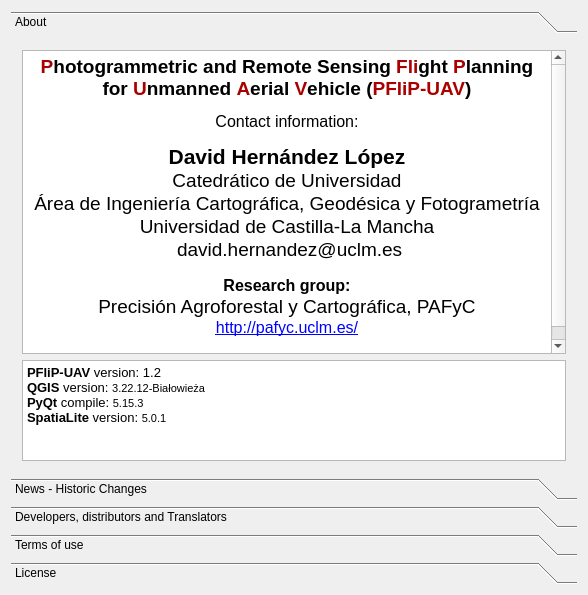
<?xml version="1.0" encoding="UTF-8"?>
<ui version="4.0">
 <class>about</class>
 <widget class="QDialog" name="about">
  <property name="geometry">
   <rect>
    <x>0</x>
    <y>0</y>
    <width>588</width>
    <height>595</height>
   </rect>
  </property>
  <property name="windowTitle">
   <string>About PFliP-UAV</string>
  </property>
  <property name="windowIcon">
   <iconset resource="../resources.qrc">
    <normaloff>:/plugins/pflip_uav_pafyc/icon.png</normaloff>:/plugins/pflip_uav_pafyc/icon.png</iconset>
  </property>
  <layout class="QGridLayout" name="gridLayout_9">
   <item row="0" column="0">
    <widget class="QToolBox" name="toolBox">
     <property name="currentIndex">
      <number>0</number>
     </property>
     <widget class="QWidget" name="page">
      <property name="geometry">
       <rect>
        <x>0</x>
        <y>0</y>
        <width>570</width>
        <height>437</height>
       </rect>
      </property>
      <attribute name="label">
       <string>About</string>
      </attribute>
      <layout class="QGridLayout" name="gridLayout_2">
       <item row="0" column="0">
        <layout class="QVBoxLayout" name="verticalLayout_2" stretch="3,1">
         <item>
          <widget class="QTextBrowser" name="textBrowser_description">
           <property name="html">
            <string>&lt;!DOCTYPE HTML PUBLIC &quot;-//W3C//DTD HTML 4.0//EN&quot; &quot;http://www.w3.org/TR/REC-html40/strict.dtd&quot;&gt;
&lt;html&gt;&lt;head&gt;&lt;meta name=&quot;qrichtext&quot; content=&quot;1&quot; /&gt;&lt;style type=&quot;text/css&quot;&gt;
p, li { white-space: pre-wrap; }
&lt;/style&gt;&lt;/head&gt;&lt;body style=&quot; font-family:'MS Shell Dlg 2'; font-size:8.15094pt; font-weight:400; font-style:normal;&quot;&gt;
&lt;p align=&quot;center&quot; style=&quot; margin-top:0px; margin-bottom:0px; margin-left:0px; margin-right:0px; -qt-block-indent:0; text-indent:0px;&quot;&gt;&lt;span style=&quot; font-family:'Calibri'; font-size:14pt; font-weight:600; color:#aa0000;&quot;&gt;P&lt;/span&gt;&lt;span style=&quot; font-family:'Calibri'; font-size:14pt; font-weight:600; color:#000000;&quot;&gt;hotogrammetric and Remote Sensing &lt;/span&gt;&lt;span style=&quot; font-family:'Calibri'; font-size:14pt; font-weight:600; color:#aa0000;&quot;&gt;Fli&lt;/span&gt;&lt;span style=&quot; font-family:'Calibri'; font-size:14pt; font-weight:600; color:#000000;&quot;&gt;ght &lt;/span&gt;&lt;span style=&quot; font-family:'Calibri'; font-size:14pt; font-weight:600; color:#aa0000;&quot;&gt;P&lt;/span&gt;&lt;span style=&quot; font-family:'Calibri'; font-size:14pt; font-weight:600; color:#000000;&quot;&gt;lanning for &lt;/span&gt;&lt;span style=&quot; font-family:'Calibri'; font-size:14pt; font-weight:600; color:#aa0000;&quot;&gt;U&lt;/span&gt;&lt;span style=&quot; font-family:'Calibri'; font-size:14pt; font-weight:600; color:#000000;&quot;&gt;nmanned &lt;/span&gt;&lt;span style=&quot; font-family:'Calibri'; font-size:14pt; font-weight:600; color:#aa0000;&quot;&gt;A&lt;/span&gt;&lt;span style=&quot; font-family:'Calibri'; font-size:14pt; font-weight:600; color:#000000;&quot;&gt;erial &lt;/span&gt;&lt;span style=&quot; font-family:'Calibri'; font-size:14pt; font-weight:600; color:#aa0000;&quot;&gt;V&lt;/span&gt;&lt;span style=&quot; font-family:'Calibri'; font-size:14pt; font-weight:600; color:#000000;&quot;&gt;ehicle (&lt;/span&gt;&lt;span style=&quot; font-family:'Calibri'; font-size:14pt; font-weight:600; color:#aa0000;&quot;&gt;PFliP-UAV&lt;/span&gt;&lt;span style=&quot; font-family:'Calibri'; font-size:14pt; font-weight:600; color:#000000;&quot;&gt;)&lt;/span&gt;&lt;span style=&quot; font-family:'Calibri'; font-size:12pt; font-weight:600; color:#000000;&quot;&gt;&lt;br /&gt;&lt;/span&gt;&lt;/p&gt;
&lt;p align=&quot;center&quot; style=&quot; margin-top:0px; margin-bottom:0px; margin-left:0px; margin-right:0px; -qt-block-indent:0; text-indent:0px;&quot;&gt;&lt;span style=&quot; font-size:12pt;&quot;&gt;Contact information:&lt;/span&gt;&lt;/p&gt;
&lt;p align=&quot;center&quot; style=&quot;-qt-paragraph-type:empty; margin-top:0px; margin-bottom:0px; margin-left:0px; margin-right:0px; -qt-block-indent:0; text-indent:0px; font-size:8.15094pt;&quot;&gt;&lt;br /&gt;&lt;/p&gt;
&lt;p align=&quot;center&quot; style=&quot; margin-top:0px; margin-bottom:0px; margin-left:0px; margin-right:0px; -qt-block-indent:0; text-indent:0px;&quot;&gt;&lt;span style=&quot; font-family:'Calibri'; font-size:16pt; font-weight:600; color:#000000;&quot;&gt;David Hernández López&lt;/span&gt;&lt;/p&gt;
&lt;p align=&quot;center&quot; style=&quot; margin-top:0px; margin-bottom:0px; margin-left:0px; margin-right:0px; -qt-block-indent:0; text-indent:0px;&quot;&gt;&lt;span style=&quot; font-family:'Calibri'; font-size:14pt; color:#000000;&quot;&gt;Catedrático de Universidad&lt;/span&gt;&lt;/p&gt;
&lt;p align=&quot;center&quot; style=&quot; margin-top:0px; margin-bottom:0px; margin-left:0px; margin-right:0px; -qt-block-indent:0; text-indent:0px;&quot;&gt;&lt;span style=&quot; font-family:'Calibri'; font-size:14pt; color:#000000;&quot;&gt;Área de Ingeniería Cartográfica, Geodésica y Fotogrametría&lt;/span&gt;&lt;/p&gt;
&lt;p align=&quot;center&quot; style=&quot; margin-top:0px; margin-bottom:0px; margin-left:0px; margin-right:0px; -qt-block-indent:0; text-indent:0px;&quot;&gt;&lt;span style=&quot; font-family:'Calibri'; font-size:14pt; color:#000000;&quot;&gt;Universidad de Castilla-La Mancha&lt;/span&gt;&lt;/p&gt;
&lt;p align=&quot;center&quot; style=&quot; margin-top:0px; margin-bottom:0px; margin-left:0px; margin-right:0px; -qt-block-indent:0; text-indent:0px;&quot;&gt;&lt;span style=&quot; font-family:'Calibri'; font-size:14pt; color:#000000;&quot;&gt; david.hernandez@uclm.es&lt;/span&gt;&lt;/p&gt;
&lt;p align=&quot;center&quot; style=&quot;-qt-paragraph-type:empty; margin-top:0px; margin-bottom:0px; margin-left:0px; margin-right:0px; -qt-block-indent:0; text-indent:0px; font-family:'Calibri'; font-size:10pt; color:#000000;&quot;&gt;&lt;br /&gt;&lt;/p&gt;
&lt;p align=&quot;center&quot; style=&quot; margin-top:0px; margin-bottom:0px; margin-left:0px; margin-right:0px; -qt-block-indent:0; text-indent:0px;&quot;&gt;&lt;span style=&quot; font-family:'Calibri'; font-size:12pt; font-weight:600; color:#000000;&quot;&gt;Research group:&lt;/span&gt;&lt;/p&gt;
&lt;p align=&quot;center&quot; style=&quot; margin-top:0px; margin-bottom:0px; margin-left:0px; margin-right:0px; -qt-block-indent:0; text-indent:0px;&quot;&gt;&lt;span style=&quot; font-family:'Calibri'; font-size:14pt; color:#000000;&quot;&gt;Precisión Agroforestal y Cartográfica, PAFyC&lt;/span&gt;&lt;/p&gt;
&lt;p align=&quot;center&quot; style=&quot; margin-top:0px; margin-bottom:0px; margin-left:0px; margin-right:0px; -qt-block-indent:0; text-indent:0px;&quot;&gt;&lt;a href=&quot;http://pafyc.uclm.es/&quot;&gt;&lt;span style=&quot; font-size:12pt; text-decoration: underline; color:#0000ff;&quot;&gt;http://pafyc.uclm.es/&lt;/span&gt;&lt;/a&gt;&lt;/p&gt;
&lt;p align=&quot;center&quot; style=&quot;-qt-paragraph-type:empty; margin-top:0px; margin-bottom:0px; margin-left:0px; margin-right:0px; -qt-block-indent:0; text-indent:0px; font-size:8pt; text-decoration: underline; color:#0000ff;&quot;&gt;&lt;br /&gt;&lt;/p&gt;
&lt;p align=&quot;center&quot; style=&quot; margin-top:0px; margin-bottom:0px; margin-left:0px; margin-right:0px; -qt-block-indent:0; text-indent:0px;&quot;&gt;&lt;span style=&quot; font-size:8pt;&quot;&gt;      &lt;/span&gt;&lt;img src=&quot;:/plugins/pflip_uav_pafyc/icons/logo_pafyc.png&quot; /&gt;&lt;span style=&quot; font-size:8pt;&quot;&gt;                                                 &lt;/span&gt;&lt;img src=&quot;:/plugins/pflip_uav_pafyc/icons/logo-uclm.png&quot; /&gt;&lt;/p&gt;&lt;/body&gt;&lt;/html&gt;</string>
           </property>
          </widget>
         </item>
         <item>
          <widget class="QTextBrowser" name="textBrowser_versions">
           <property name="html">
            <string>&lt;!DOCTYPE HTML PUBLIC &quot;-//W3C//DTD HTML 4.0//EN&quot; &quot;http://www.w3.org/TR/REC-html40/strict.dtd&quot;&gt;
&lt;html&gt;&lt;head&gt;&lt;meta name=&quot;qrichtext&quot; content=&quot;1&quot; /&gt;&lt;style type=&quot;text/css&quot;&gt;
p, li { white-space: pre-wrap; }
&lt;/style&gt;&lt;/head&gt;&lt;body style=&quot; font-family:'MS Shell Dlg 2'; font-size:8.15094pt; font-weight:400; font-style:normal;&quot;&gt;
&lt;p style=&quot; margin-top:0px; margin-bottom:0px; margin-left:0px; margin-right:0px; -qt-block-indent:0; text-indent:0px;&quot;&gt;&lt;span style=&quot; font-family:'Calibri'; font-size:10pt; font-weight:600;&quot;&gt;PFliP-UAV &lt;/span&gt;&lt;span style=&quot; font-family:'Calibri'; font-size:10pt;&quot;&gt;version: 1.2&lt;/span&gt;&lt;/p&gt;
&lt;p style=&quot; margin-top:0px; margin-bottom:0px; margin-left:0px; margin-right:0px; -qt-block-indent:0; text-indent:0px;&quot;&gt;&lt;span style=&quot; font-family:'Calibri'; font-size:10pt; font-weight:600; color:#000000;&quot;&gt;QGIS &lt;/span&gt;&lt;span style=&quot; font-family:'Calibri'; font-size:10pt; color:#000000;&quot;&gt;version: &lt;/span&gt;&lt;span style=&quot; font-size:8pt;&quot;&gt;3.22.12-Białowieża&lt;/span&gt;&lt;/p&gt;
&lt;p style=&quot; margin-top:0px; margin-bottom:0px; margin-left:0px; margin-right:0px; -qt-block-indent:0; text-indent:0px;&quot;&gt;&lt;span style=&quot; font-family:'Calibri'; font-size:10pt; font-weight:600;&quot;&gt;PyQt &lt;/span&gt;&lt;span style=&quot; font-family:'Calibri'; font-size:10pt;&quot;&gt;compile: &lt;/span&gt;&lt;span style=&quot; font-size:8pt;&quot;&gt;5.15.3&lt;/span&gt;&lt;/p&gt;
&lt;p style=&quot; margin-top:0px; margin-bottom:0px; margin-left:0px; margin-right:0px; -qt-block-indent:0; text-indent:0px;&quot;&gt;&lt;span style=&quot; font-family:'Calibri'; font-size:10pt; font-weight:600; color:#000000;&quot;&gt;SpatiaLite&lt;/span&gt;&lt;span style=&quot; font-family:'Calibri'; font-size:10pt; color:#000000;&quot;&gt; version: &lt;/span&gt;&lt;span style=&quot; font-size:8pt;&quot;&gt;5.0.1&lt;/span&gt;&lt;/p&gt;&lt;/body&gt;&lt;/html&gt;</string>
           </property>
          </widget>
         </item>
        </layout>
       </item>
      </layout>
     </widget>
     <widget class="QWidget" name="page_2">
      <property name="geometry">
       <rect>
        <x>0</x>
        <y>0</y>
        <width>570</width>
        <height>437</height>
       </rect>
      </property>
      <attribute name="label">
       <string>News - Historic Changes</string>
      </attribute>
      <layout class="QGridLayout" name="gridLayout_3">
       <item row="0" column="0">
        <widget class="QTextBrowser" name="textBrowser_News">
         <property name="toolTip">
          <string notr="true"/>
         </property>
         <property name="html">
          <string>&lt;!DOCTYPE HTML PUBLIC &quot;-//W3C//DTD HTML 4.0//EN&quot; &quot;http://www.w3.org/TR/REC-html40/strict.dtd&quot;&gt;
&lt;html&gt;&lt;head&gt;&lt;meta name=&quot;qrichtext&quot; content=&quot;1&quot; /&gt;&lt;style type=&quot;text/css&quot;&gt;
p, li { white-space: pre-wrap; }
&lt;/style&gt;&lt;/head&gt;&lt;body style=&quot; font-family:'MS Shell Dlg 2'; font-size:8.15094pt; font-weight:400; font-style:normal;&quot;&gt;
&lt;p align=&quot;center&quot; style=&quot; margin-top:0px; margin-bottom:0px; margin-left:0px; margin-right:0px; -qt-block-indent:0; text-indent:0px;&quot;&gt;&lt;span style=&quot; font-family:'Calibri'; font-size:12pt; font-weight:600; color:#aa0000;&quot;&gt;P&lt;/span&gt;&lt;span style=&quot; font-family:'Calibri'; font-size:12pt; font-weight:600; color:#000000;&quot;&gt;hotogrammetric and Remote Sensing &lt;/span&gt;&lt;span style=&quot; font-family:'Calibri'; font-size:12pt; font-weight:600; color:#aa0000;&quot;&gt;Fli&lt;/span&gt;&lt;span style=&quot; font-family:'Calibri'; font-size:12pt; font-weight:600; color:#000000;&quot;&gt;ght &lt;/span&gt;&lt;span style=&quot; font-family:'Calibri'; font-size:12pt; font-weight:600; color:#aa0000;&quot;&gt;P&lt;/span&gt;&lt;span style=&quot; font-family:'Calibri'; font-size:12pt; font-weight:600; color:#000000;&quot;&gt;lanning for &lt;/span&gt;&lt;span style=&quot; font-family:'Calibri'; font-size:12pt; font-weight:600; color:#aa0000;&quot;&gt;U&lt;/span&gt;&lt;span style=&quot; font-family:'Calibri'; font-size:12pt; font-weight:600; color:#000000;&quot;&gt;nmanned &lt;/span&gt;&lt;span style=&quot; font-family:'Calibri'; font-size:12pt; font-weight:600; color:#aa0000;&quot;&gt;A&lt;/span&gt;&lt;span style=&quot; font-family:'Calibri'; font-size:12pt; font-weight:600; color:#000000;&quot;&gt;erial &lt;/span&gt;&lt;span style=&quot; font-family:'Calibri'; font-size:12pt; font-weight:600; color:#aa0000;&quot;&gt;V&lt;/span&gt;&lt;span style=&quot; font-family:'Calibri'; font-size:12pt; font-weight:600; color:#000000;&quot;&gt;ehicle (&lt;/span&gt;&lt;span style=&quot; font-family:'Calibri'; font-size:12pt; font-weight:600; color:#aa0000;&quot;&gt;PFliP-UAV&lt;/span&gt;&lt;span style=&quot; font-family:'Calibri'; font-size:12pt; font-weight:600; color:#000000;&quot;&gt;)&lt;/span&gt;&lt;/p&gt;
&lt;p style=&quot;-qt-paragraph-type:empty; margin-top:0px; margin-bottom:0px; margin-left:0px; margin-right:0px; -qt-block-indent:0; text-indent:0px; font-size:10pt; font-weight:600; color:#ff0000;&quot;&gt;&lt;br /&gt;&lt;/p&gt;
&lt;p style=&quot; margin-top:0px; margin-bottom:0px; margin-left:0px; margin-right:0px; -qt-block-indent:0; text-indent:0px;&quot;&gt;&lt;span style=&quot; font-family:'Consolas'; font-size:9pt; color:#0000ff;&quot;&gt;001 [new]&lt;/span&gt;&lt;span style=&quot; font-family:'Calibri'; font-size:10pt;&quot;&gt;:&lt;/span&gt;&lt;span style=&quot; font-family:'Avenir Next,Open sans'; font-size:10pt; color:#000000;&quot;&gt; Versión inicial&lt;/span&gt;&lt;/p&gt;&lt;/body&gt;&lt;/html&gt;</string>
         </property>
        </widget>
       </item>
      </layout>
     </widget>
     <widget class="QWidget" name="page_4">
      <property name="geometry">
       <rect>
        <x>0</x>
        <y>0</y>
        <width>570</width>
        <height>437</height>
       </rect>
      </property>
      <attribute name="label">
       <string>Developers, distributors and Translators</string>
      </attribute>
      <layout class="QGridLayout" name="gridLayout_8">
       <item row="0" column="0">
        <layout class="QVBoxLayout" name="verticalLayout">
         <item>
          <widget class="QGroupBox" name="groupBox_2">
           <property name="title">
            <string>Developers</string>
           </property>
           <layout class="QGridLayout" name="gridLayout">
            <item row="0" column="0">
             <widget class="QTextBrowser" name="textBrowser_Developers">
              <property name="html">
               <string>&lt;!DOCTYPE HTML PUBLIC &quot;-//W3C//DTD HTML 4.0//EN&quot; &quot;http://www.w3.org/TR/REC-html40/strict.dtd&quot;&gt;
&lt;html&gt;&lt;head&gt;&lt;meta name=&quot;qrichtext&quot; content=&quot;1&quot; /&gt;&lt;style type=&quot;text/css&quot;&gt;
p, li { white-space: pre-wrap; }
&lt;/style&gt;&lt;/head&gt;&lt;body style=&quot; font-family:'MS Shell Dlg 2'; font-size:8.15094pt; font-weight:400; font-style:normal;&quot;&gt;
&lt;p align=&quot;center&quot; style=&quot; margin-top:0px; margin-bottom:0px; margin-left:0px; margin-right:0px; -qt-block-indent:0; text-indent:0px;&quot;&gt;&lt;span style=&quot; font-family:'Calibri'; font-size:16pt; color:#000000;&quot;&gt;David Hernández López&lt;/span&gt;&lt;/p&gt;
&lt;p align=&quot;center&quot; style=&quot; margin-top:0px; margin-bottom:0px; margin-left:0px; margin-right:0px; -qt-block-indent:0; text-indent:0px;&quot;&gt;&lt;span style=&quot; font-family:'Calibri'; font-size:14pt; color:#000000;&quot;&gt;Catedrático de Universidad&lt;/span&gt;&lt;/p&gt;
&lt;p align=&quot;center&quot; style=&quot; margin-top:0px; margin-bottom:0px; margin-left:0px; margin-right:0px; -qt-block-indent:0; text-indent:0px;&quot;&gt;&lt;span style=&quot; font-family:'Calibri'; font-size:14pt; color:#000000;&quot;&gt;Área de Ingeniería Cartográfica, Geodésica y Fotogrametría&lt;/span&gt;&lt;/p&gt;
&lt;p align=&quot;center&quot; style=&quot; margin-top:0px; margin-bottom:0px; margin-left:0px; margin-right:0px; -qt-block-indent:0; text-indent:0px;&quot;&gt;&lt;span style=&quot; font-family:'Calibri'; font-size:14pt; color:#000000;&quot;&gt;Universidad de Castilla-La Mancha&lt;/span&gt;&lt;/p&gt;
&lt;p align=&quot;center&quot; style=&quot; margin-top:0px; margin-bottom:0px; margin-left:0px; margin-right:0px; -qt-block-indent:0; text-indent:0px;&quot;&gt;&lt;span style=&quot; font-family:'Calibri'; font-size:14pt; color:#000000;&quot;&gt; david.hernandez@uclm.es&lt;/span&gt;&lt;/p&gt;&lt;/body&gt;&lt;/html&gt;</string>
              </property>
             </widget>
            </item>
           </layout>
          </widget>
         </item>
        </layout>
       </item>
      </layout>
      <zorder></zorder>
     </widget>
     <widget class="QWidget" name="page_7">
      <property name="geometry">
       <rect>
        <x>0</x>
        <y>0</y>
        <width>570</width>
        <height>437</height>
       </rect>
      </property>
      <attribute name="label">
       <string>Terms of use</string>
      </attribute>
      <layout class="QGridLayout" name="gridLayout_4">
       <item row="0" column="0">
        <widget class="QTextEdit" name="textEdit_TermsUse">
         <property name="html">
          <string>&lt;!DOCTYPE HTML PUBLIC &quot;-//W3C//DTD HTML 4.0//EN&quot; &quot;http://www.w3.org/TR/REC-html40/strict.dtd&quot;&gt;
&lt;html&gt;&lt;head&gt;&lt;meta name=&quot;qrichtext&quot; content=&quot;1&quot; /&gt;&lt;style type=&quot;text/css&quot;&gt;
p, li { white-space: pre-wrap; }
&lt;/style&gt;&lt;/head&gt;&lt;body style=&quot; font-family:'MS Shell Dlg 2'; font-size:8.15094pt; font-weight:400; font-style:normal;&quot;&gt;
&lt;p align=&quot;justify&quot; style=&quot; margin-top:12px; margin-bottom:12px; margin-left:0px; margin-right:0px; -qt-block-indent:0; text-indent:0px;&quot;&gt;&lt;span style=&quot; font-size:8pt;&quot;&gt;Se autoriza el uso de este complemento sin responsabilidad del autor&lt;/span&gt;&lt;/p&gt;&lt;/body&gt;&lt;/html&gt;</string>
         </property>
        </widget>
       </item>
      </layout>
     </widget>
     <widget class="QWidget" name="page_6">
      <property name="geometry">
       <rect>
        <x>0</x>
        <y>0</y>
        <width>570</width>
        <height>437</height>
       </rect>
      </property>
      <attribute name="label">
       <string>License</string>
      </attribute>
      <layout class="QGridLayout" name="gridLayout_5">
       <item row="0" column="0">
        <widget class="QTextEdit" name="textEdit_License">
         <property name="html">
          <string>&lt;!DOCTYPE HTML PUBLIC &quot;-//W3C//DTD HTML 4.0//EN&quot; &quot;http://www.w3.org/TR/REC-html40/strict.dtd&quot;&gt;
&lt;html&gt;&lt;head&gt;&lt;meta name=&quot;qrichtext&quot; content=&quot;1&quot; /&gt;&lt;style type=&quot;text/css&quot;&gt;
p, li { white-space: pre-wrap; }
&lt;/style&gt;&lt;/head&gt;&lt;body style=&quot; font-family:'MS Shell Dlg 2'; font-size:8.15094pt; font-weight:400; font-style:normal;&quot;&gt;
&lt;p style=&quot; margin-top:0px; margin-bottom:0px; margin-left:0px; margin-right:0px; -qt-block-indent:0; text-indent:0px;&quot;&gt;&lt;span style=&quot; font-size:8pt;&quot;&gt;Se autoriza el uso de este complemento sin responsabilidad del autor&lt;/span&gt;&lt;/p&gt;&lt;/body&gt;&lt;/html&gt;</string>
         </property>
        </widget>
       </item>
      </layout>
     </widget>
    </widget>
   </item>
  </layout>
 </widget>
 <layoutdefault spacing="6" margin="11"/>
 <resources>
  <include location="../resources.qrc"/>
 </resources>
 <connections/>
</ui>
